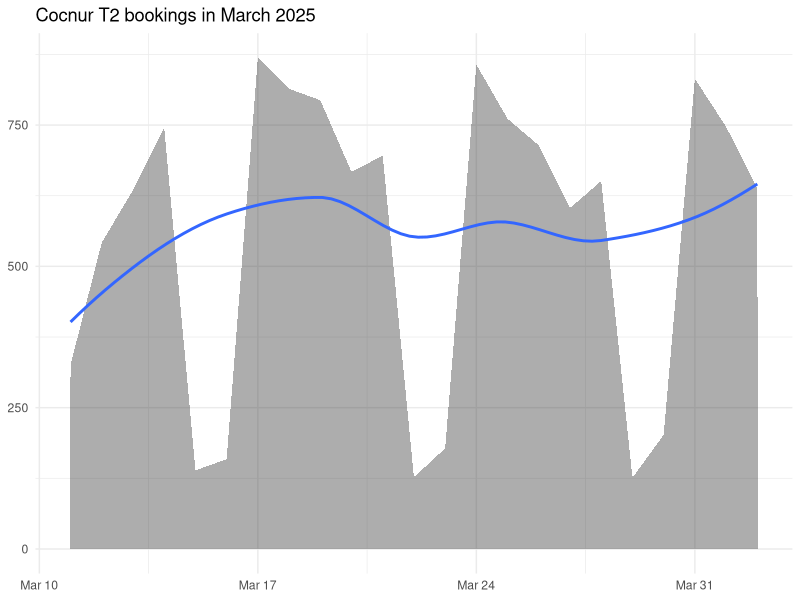

This chart was generated by the following R code:
## ---- chunk 1
#| include: false

library(tidyverse)

df <- read_csv('bookings.csv', col_names = c("date", "count"), skip=1)

## ---- chunk 2
df  |> 
 ggplot(aes(x=date, y=count)) +
  geom_area(alpha=0.4) + 
  geom_smooth(se=FALSE) + 
  theme_minimal() +
  labs(x=NULL, y=NULL, title="Cocnur T2 bookings in March 2025")


